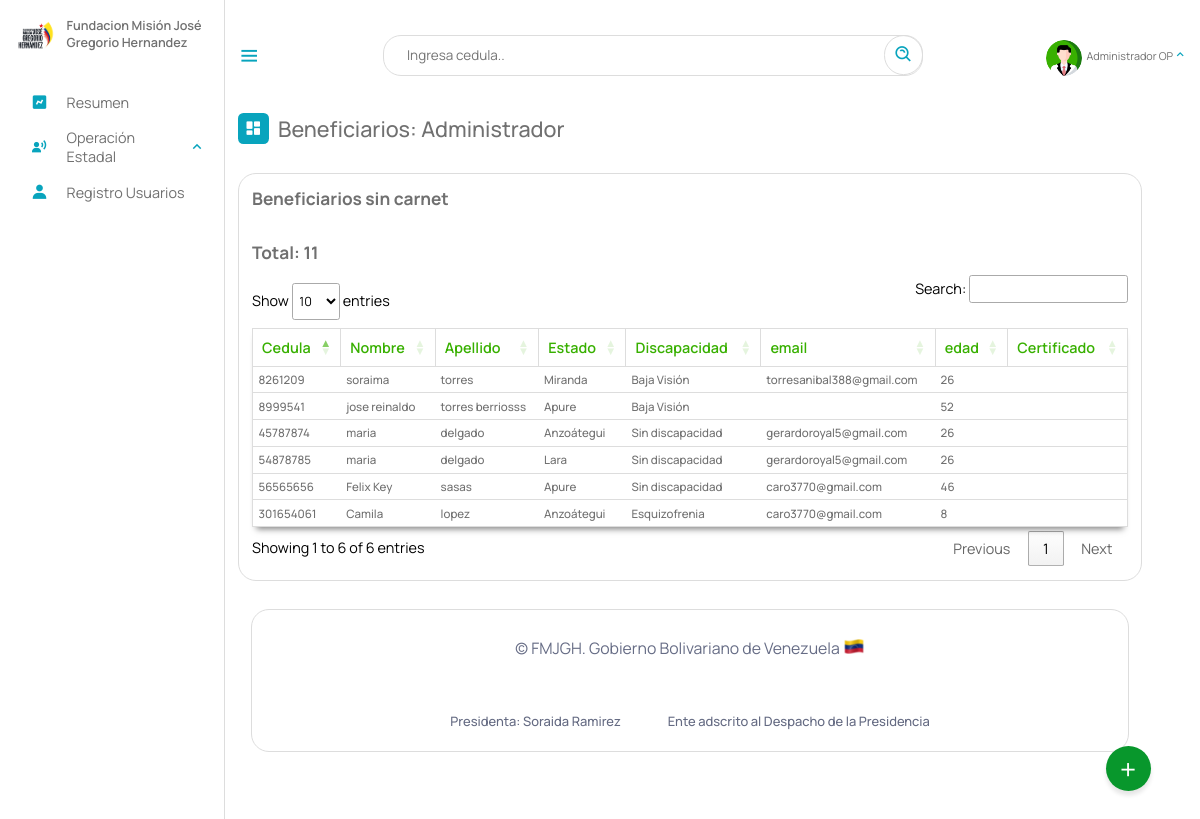
Page /Escritorio/sincarnet.php (signed in) on the earlier database version.
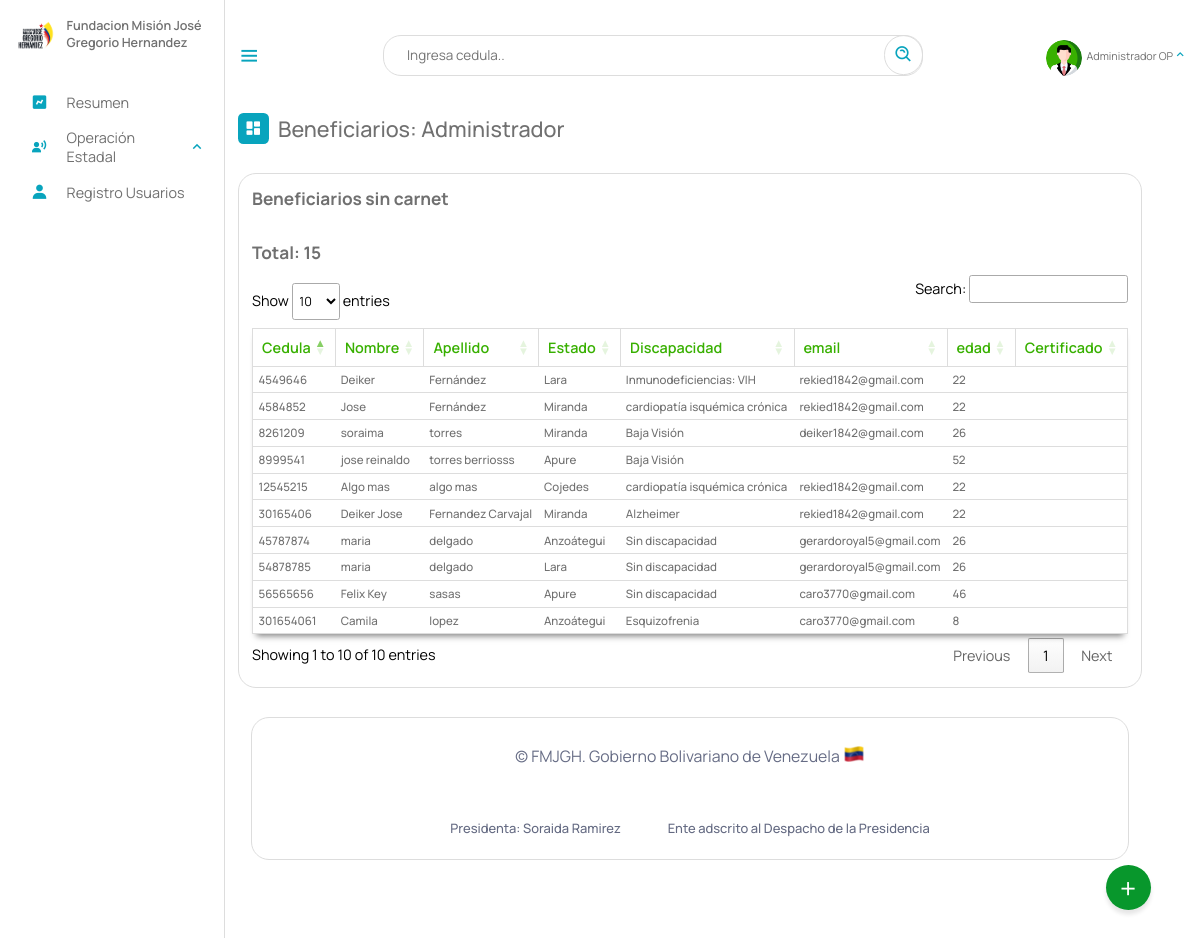
Same page on the later database version.
### tables this page shows
CREATE TABLE `beneficiario` (
  `cedula` int(12) NOT NULL,
  `nombre` text NOT NULL,
  `apellido` text NOT NULL,
  `fecha_naci` date NOT NULL,
  `email` varchar(50) NOT NULL,
  `telefono` varchar(12) NOT NULL,
  `nacionalidad` char(2) NOT NULL,
  `edad` int(2) NOT NULL,
  `sexo` char(1) NOT NULL,
  `edo_civil` text NOT NULL,
  `nro_hijo` int(2) DEFAULT NULL,
  `estado` varchar(10) NOT NULL,
  `municipio` varchar(20) NOT NULL,
  `parroquia` varchar(10) NOT NULL,
  `discapacidad` varchar(10) NOT NULL,
  `atencion_solicitada` varchar(10) NOT NULL,
  `certificado` varchar(50) DEFAULT NULL,
  `registrado_por` text DEFAULT NULL,
  `fecha_registro` date NOT NULL,
  PRIMARY KEY (`cedula`),
  KEY `estado` (`estado`),
  KEY `discapacidad` (`discapacidad`),
  KEY `atencion_solicitada` (`atencion_solicitada`),
  KEY `municipio` (`municipio`),
  KEY `parroquia` (`parroquia`),
  CONSTRAINT `beneficiario_ibfk_1` FOREIGN KEY (`estado`) REFERENCES `estados` (`id_estados`) ON DELETE CASCADE,
  CONSTRAINT `beneficiario_ibfk_2` FOREIGN KEY (`municipio`) REFERENCES `municipios` (`id_municipios`) ON DELETE CASCADE,
  CONSTRAINT `beneficiario_ibfk_3` FOREIGN KEY (`parroquia`) REFERENCES `parroquia` (`id`) ON DELETE CASCADE ON UPDATE CASCADE,
  CONSTRAINT `beneficiario_ibfk_4` FOREIGN KEY (`discapacidad`) REFERENCES `discapacid_e` (`id_e`) ON DELETE CASCADE,
  CONSTRAINT `beneficiario_ibfk_5` FOREIGN KEY (`atencion_solicitada`) REFERENCES `tipoatencion` (`id`) ON DELETE CASCADE
);

CREATE TABLE `estados` (
  `id_estados` varchar(10) NOT NULL,
  `nombre_estado` text NOT NULL,
  `codigo` varchar(255) NOT NULL,
  PRIMARY KEY (`id_estados`)
);

CREATE TABLE `discapacid_e` (
  `nombre_e` text NOT NULL,
  `id_e` varchar(10) NOT NULL,
  `general` varchar(10) NOT NULL,
  PRIMARY KEY (`id_e`),
  KEY `general` (`general`),
  CONSTRAINT `discapacid_e_ibfk_1` FOREIGN KEY (`general`) REFERENCES `discapacid` (`id_disca`) ON DELETE CASCADE
);

### php/01-discapacitados.php (called while the page is built, shortened)
<?php
include_once("ManejadorBD.php");
class Discapacitados extends ManejadorBD
{
	private $cnn;
	public function __construct($tipoConexion)
	{
		$this->cnn = parent::conectar($tipoConexion);
	}
	public function consultageneral()
	{
		try {
			$stmt = $this->cnn->prepare("SELECT beneficiario.cedula, beneficiario.nombre, beneficiario.apellido, estados.nombre_estado, discapacid_e.nombre_e , beneficiario.telefono, beneficiario.edad, beneficiario.email, beneficiario.certificado, beneficiario.registrado_por FROM `beneficiario`,estados, discapacid_e WHERE beneficiario.estado = estados.id_estados AND beneficiario.discapacidad = discapacid_e.id_e");
			$stmt->setFetchMode(PDO::FETCH_ASSOC);
			$stmt->execute();
			return $stmt->fetchAll();
		} catch (PDOException $error) {
			echo "Error: ejecutando consulta SQL." . $error->getMessage();
			exit();
		}
	}
	public function consultageneralsincarnet()
	{
		try {
			$stmt = $this->cnn->prepare("SELECT cedula, nombre, apellido, estados.nombre_estado, discapacid_e.nombre_e , telefono, edad, email, certificado FROM `beneficiario` , estados, discapacid_e WHERE certificado = ''and beneficiario.estado = estados.id_estados and beneficiario.discapacidad = discapacid_e.id_e; ");
			$stmt->setFetchMode(PDO::FETCH_ASSOC);
			$stmt->execute();
			return $stmt->fetchAll();
		} catch (PDOException $error) {
			echo "Error: ejecutando consulta SQL." . $error->getMessage();
			exit();
		}
	}
}

### php/ManejadorBD.php (called while the page is built, shortened)
<?php
	class ManejadorBD extends PDO {
		public $srv	= SRV;
		public $usr	= USR;
		public $pas	= PAS;
		public $dbn	= BDN;
		public function conectar($tipoConexion){
			try{
				switch ($tipoConexion) {
				    case 1:
				        $dsn = "mysql:host=$this->srv;dbname=$this->dbn";
				        break;
				}
				$dbh = new PDO($dsn, $this->usr, $this->pas);
    			$dbh->setAttribute(PDO::ATTR_ERRMODE, PDO::ERRMODE_EXCEPTION);
			}catch(PDOException $error){
                echo "Error al Conectar con la Base de Datos: ".$error->getMessage();
                exit();
			}
            $this->conexionBD = $dbh;
			return $this->conexionBD;
		}
	}
?>

### Escritorio/sincarnet.php (the view, shortened to what this page needs)
<?php
include_once("partearriba.php");
?>
<link rel="stylesheet" type="text/css" href="https://cdn.datatables.net/1.11.3/css/jquery.dataTables.min.css">
<div class="dash-contenido">
    <div class="overview">
        <div class="titulo">
            <i class='bx bxs-dashboard'> </i>
            <span class="link-name">Beneficiarios: <?php echo $rol ?></span>
        </div>
    </div>
    <div class="tabla-atencion">
            <h2>Beneficiarios sin carnet</h2>
<br>
            <h2>Total: <?php
             include_once("../php/01-discapacitados.php");
             $aten = new Discapacitados (1);
             $consulta = $aten->consultageneral();
             $cantidadRegistros = count($consulta);
             echo $cantidadRegistros;?></h2>
            <table>
                <thead>
                    <tr>
                        <th>Cedula</th>
                        <th>Nombre</th>
                        <th>Apellido</th>
                        <th>Estado</th>
                        <th>Discapacidad</th>
                        <th>email</th>
                        <th>edad</th>
                        <th>Certificado</th>
                    </tr>
                </thead>
                <tbody id="scr">
                    <?php
                        include_once("../php/01-discapacitados.php");
                        $aten = new Discapacitados (1);
                        $consulta = $aten->consultageneralsincarnet();
                        if ($consulta){
                        foreach($consulta as $registros){
                     ?>
                    <tr>
                        <td><?php echo $registros["cedula"] ?></td>
                        <td><?php echo $registros["nombre"] ?></td>
                        <td><?php echo $registros["apellido"] ?></td>
                        <td><?php echo $registros["nombre_estado"] ?></td>
                        <td><?php echo $registros["nombre_e"] ?></td>
                        <td><?php echo $registros["email"] ?></td>
                        <td><?php echo $registros["edad"] ?></td>
                        <td><?php echo $registros["certificado"] ?></td>
                    </tr>
                    <?php
                    }
                        }
                    ?>
                </tbody>
            </table>
        </div>
<?php
 include_once("parteabajo.php");
?>

Differences in the rows shown:
added beneficiario: cedula "4549646", nombre "Deiker", apellido "Fernández", estado.nombre_estado "Lara", discapacidad.nombre_e "Inmunodeficiencias: VIH", email "rekied1842@gmail.com", edad "22"
added beneficiario: cedula "4584852", nombre "Jose", apellido "Fernández", estado.nombre_estado "Miranda", discapacidad.nombre_e "cardiopatía isquémica crónica", email "rekied1842@gmail.com", edad "22"
changed beneficiario "soraima": email "torresanibal388@gmail.com" → "deiker1842@gmail.com"
added beneficiario: cedula "12545215", nombre "Algo mas", apellido "algo mas", estado.nombre_estado "Cojedes", discapacidad.nombre_e "cardiopatía isquémica crónica", email "rekied1842@gmail.com", edad "22"
added beneficiario: cedula "30165406", nombre "Deiker Jose", apellido "Fernandez Carvajal", estado.nombre_estado "Miranda", discapacidad.nombre_e "Alzheimer", email "rekied1842@gmail.com", edad "22"
Other differences:
text written by a page script: "Show entries Search: Showing 1 to 6 of 6 entries Previous 1 Next" → "Show entries Search: Showing 1 to 10 of 10 entries Previous 1 Next"
$cantidadRegistros: "11" → "15"
